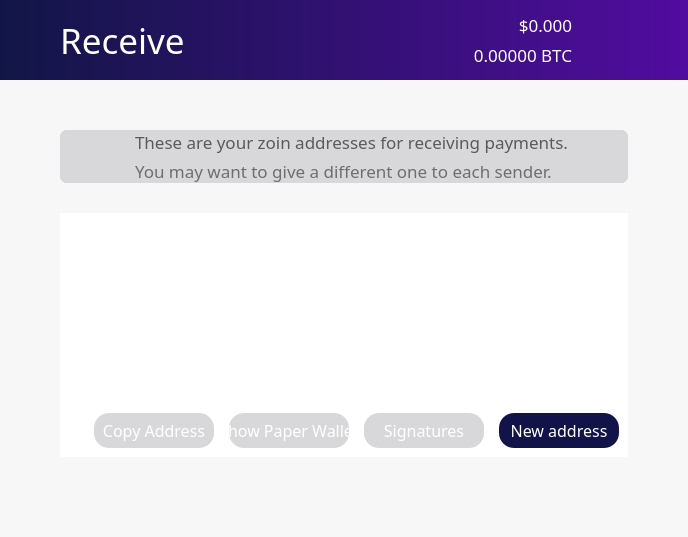
<?xml version="1.0" encoding="UTF-8"?>
<ui version="4.0">
 <class>ReceiveCoinsDialog</class>
 <widget class="QWidget" name="ReceiveCoinsDialog">
  <property name="geometry">
   <rect>
    <x>0</x>
    <y>0</y>
    <width>688</width>
    <height>537</height>
   </rect>
  </property>
  <property name="sizePolicy">
   <sizepolicy hsizetype="Preferred" vsizetype="Preferred">
    <horstretch>0</horstretch>
    <verstretch>0</verstretch>
   </sizepolicy>
  </property>
  <property name="minimumSize">
   <size>
    <width>0</width>
    <height>0</height>
   </size>
  </property>
  <property name="palette">
   <palette>
    <active>
     <colorrole role="WindowText">
      <brush brushstyle="SolidPattern">
       <color alpha="255">
        <red>0</red>
        <green>0</green>
        <blue>0</blue>
       </color>
      </brush>
     </colorrole>
     <colorrole role="Button">
      <brush brushstyle="SolidPattern">
       <color alpha="250">
        <red>247</red>
        <green>247</green>
        <blue>247</blue>
       </color>
      </brush>
     </colorrole>
     <colorrole role="Midlight">
      <brush brushstyle="SolidPattern">
       <color alpha="255">
        <red>255</red>
        <green>255</green>
        <blue>255</blue>
       </color>
      </brush>
     </colorrole>
     <colorrole role="Dark">
      <brush brushstyle="SolidPattern">
       <color alpha="255">
        <red>225</red>
        <green>225</green>
        <blue>225</blue>
       </color>
      </brush>
     </colorrole>
     <colorrole role="Mid">
      <brush brushstyle="SolidPattern">
       <color alpha="255">
        <red>0</red>
        <green>0</green>
        <blue>255</blue>
       </color>
      </brush>
     </colorrole>
     <colorrole role="Text">
      <brush brushstyle="SolidPattern">
       <color alpha="255">
        <red>0</red>
        <green>0</green>
        <blue>0</blue>
       </color>
      </brush>
     </colorrole>
     <colorrole role="BrightText">
      <brush brushstyle="SolidPattern">
       <color alpha="255">
        <red>255</red>
        <green>128</green>
        <blue>0</blue>
       </color>
      </brush>
     </colorrole>
     <colorrole role="ButtonText">
      <brush brushstyle="SolidPattern">
       <color alpha="255">
        <red>0</red>
        <green>0</green>
        <blue>0</blue>
       </color>
      </brush>
     </colorrole>
     <colorrole role="Base">
      <brush brushstyle="SolidPattern">
       <color alpha="250">
        <red>247</red>
        <green>247</green>
        <blue>247</blue>
       </color>
      </brush>
     </colorrole>
     <colorrole role="Window">
      <brush brushstyle="SolidPattern">
       <color alpha="250">
        <red>247</red>
        <green>247</green>
        <blue>247</blue>
       </color>
      </brush>
     </colorrole>
    </active>
    <inactive>
     <colorrole role="WindowText">
      <brush brushstyle="SolidPattern">
       <color alpha="255">
        <red>0</red>
        <green>0</green>
        <blue>0</blue>
       </color>
      </brush>
     </colorrole>
     <colorrole role="Button">
      <brush brushstyle="SolidPattern">
       <color alpha="250">
        <red>247</red>
        <green>247</green>
        <blue>247</blue>
       </color>
      </brush>
     </colorrole>
     <colorrole role="Midlight">
      <brush brushstyle="SolidPattern">
       <color alpha="255">
        <red>255</red>
        <green>255</green>
        <blue>255</blue>
       </color>
      </brush>
     </colorrole>
     <colorrole role="Dark">
      <brush brushstyle="SolidPattern">
       <color alpha="255">
        <red>225</red>
        <green>225</green>
        <blue>225</blue>
       </color>
      </brush>
     </colorrole>
     <colorrole role="Mid">
      <brush brushstyle="SolidPattern">
       <color alpha="255">
        <red>0</red>
        <green>0</green>
        <blue>255</blue>
       </color>
      </brush>
     </colorrole>
     <colorrole role="Text">
      <brush brushstyle="SolidPattern">
       <color alpha="255">
        <red>0</red>
        <green>0</green>
        <blue>0</blue>
       </color>
      </brush>
     </colorrole>
     <colorrole role="BrightText">
      <brush brushstyle="SolidPattern">
       <color alpha="255">
        <red>255</red>
        <green>128</green>
        <blue>0</blue>
       </color>
      </brush>
     </colorrole>
     <colorrole role="ButtonText">
      <brush brushstyle="SolidPattern">
       <color alpha="255">
        <red>0</red>
        <green>0</green>
        <blue>0</blue>
       </color>
      </brush>
     </colorrole>
     <colorrole role="Base">
      <brush brushstyle="SolidPattern">
       <color alpha="250">
        <red>247</red>
        <green>247</green>
        <blue>247</blue>
       </color>
      </brush>
     </colorrole>
     <colorrole role="Window">
      <brush brushstyle="SolidPattern">
       <color alpha="250">
        <red>247</red>
        <green>247</green>
        <blue>247</blue>
       </color>
      </brush>
     </colorrole>
    </inactive>
    <disabled>
     <colorrole role="WindowText">
      <brush brushstyle="SolidPattern">
       <color alpha="255">
        <red>225</red>
        <green>225</green>
        <blue>225</blue>
       </color>
      </brush>
     </colorrole>
     <colorrole role="Button">
      <brush brushstyle="SolidPattern">
       <color alpha="250">
        <red>247</red>
        <green>247</green>
        <blue>247</blue>
       </color>
      </brush>
     </colorrole>
     <colorrole role="Midlight">
      <brush brushstyle="SolidPattern">
       <color alpha="255">
        <red>255</red>
        <green>255</green>
        <blue>255</blue>
       </color>
      </brush>
     </colorrole>
     <colorrole role="Dark">
      <brush brushstyle="SolidPattern">
       <color alpha="255">
        <red>225</red>
        <green>225</green>
        <blue>225</blue>
       </color>
      </brush>
     </colorrole>
     <colorrole role="Mid">
      <brush brushstyle="SolidPattern">
       <color alpha="255">
        <red>0</red>
        <green>0</green>
        <blue>255</blue>
       </color>
      </brush>
     </colorrole>
     <colorrole role="Text">
      <brush brushstyle="SolidPattern">
       <color alpha="255">
        <red>225</red>
        <green>225</green>
        <blue>225</blue>
       </color>
      </brush>
     </colorrole>
     <colorrole role="BrightText">
      <brush brushstyle="SolidPattern">
       <color alpha="255">
        <red>255</red>
        <green>128</green>
        <blue>0</blue>
       </color>
      </brush>
     </colorrole>
     <colorrole role="ButtonText">
      <brush brushstyle="SolidPattern">
       <color alpha="255">
        <red>225</red>
        <green>225</green>
        <blue>225</blue>
       </color>
      </brush>
     </colorrole>
     <colorrole role="Base">
      <brush brushstyle="SolidPattern">
       <color alpha="250">
        <red>247</red>
        <green>247</green>
        <blue>247</blue>
       </color>
      </brush>
     </colorrole>
     <colorrole role="Window">
      <brush brushstyle="SolidPattern">
       <color alpha="250">
        <red>247</red>
        <green>247</green>
        <blue>247</blue>
       </color>
      </brush>
     </colorrole>
    </disabled>
   </palette>
  </property>
  <property name="font">
   <font>
    <family>Snell Roundhand</family>
   </font>
  </property>
  <property name="windowTitle">
   <string>Form</string>
  </property>
  <property name="autoFillBackground">
   <bool>false</bool>
  </property>
  <property name="styleSheet">
   <string notr="true">background-color:rgba(247, 247, 247, 250);
border:0;
</string>
  </property>
  <layout class="QVBoxLayout" name="topLayout">
   <property name="spacing">
    <number>0</number>
   </property>
   <property name="leftMargin">
    <number>0</number>
   </property>
   <property name="topMargin">
    <number>0</number>
   </property>
   <property name="rightMargin">
    <number>0</number>
   </property>
   <property name="bottomMargin">
    <number>0</number>
   </property>
   <item>
    <layout class="QHBoxLayout" name="horizontalLayout" stretch="0">
     <property name="spacing">
      <number>0</number>
     </property>
     <item>
      <layout class="QVBoxLayout" name="verticalLayout_2" stretch="0,0,0">
       <item>
        <layout class="QHBoxLayout" name="Nav">
         <property name="spacing">
          <number>0</number>
         </property>
         <property name="sizeConstraint">
          <enum>QLayout::SetDefaultConstraint</enum>
         </property>
         <property name="topMargin">
          <number>0</number>
         </property>
         <item>
          <widget class="QFrame" name="NavBar">
           <property name="sizePolicy">
            <sizepolicy hsizetype="Preferred" vsizetype="Preferred">
             <horstretch>0</horstretch>
             <verstretch>0</verstretch>
            </sizepolicy>
           </property>
           <property name="minimumSize">
            <size>
             <width>0</width>
             <height>80</height>
            </size>
           </property>
           <property name="maximumSize">
            <size>
             <width>16777215</width>
             <height>80</height>
            </size>
           </property>
           <property name="layoutDirection">
            <enum>Qt::LeftToRight</enum>
           </property>
           <property name="autoFillBackground">
            <bool>false</bool>
           </property>
           <property name="styleSheet">
            <string notr="true">background: QLinearGradient(x1: 0, y1: 0, x2: 1, y2: 0, stop: 0 #121646, stop: 1 #510c9f);
border:0;
</string>
           </property>
           <property name="frameShape">
            <enum>QFrame::StyledPanel</enum>
           </property>
           <property name="frameShadow">
            <enum>QFrame::Raised</enum>
           </property>
           <layout class="QHBoxLayout" name="horizontalLayout_3">
            <property name="spacing">
             <number>-1</number>
            </property>
            <property name="leftMargin">
             <number>60</number>
            </property>
            <property name="topMargin">
             <number>0</number>
            </property>
            <property name="rightMargin">
             <number>60</number>
            </property>
            <property name="bottomMargin">
             <number>0</number>
            </property>
            <item>
             <widget class="QLabel" name="label_2">
              <property name="sizePolicy">
               <sizepolicy hsizetype="Preferred" vsizetype="Preferred">
                <horstretch>0</horstretch>
                <verstretch>0</verstretch>
               </sizepolicy>
              </property>
              <property name="font">
               <font>
                <family>ZoinLight</family>
                <pointsize>26</pointsize>
               </font>
              </property>
              <property name="autoFillBackground">
               <bool>false</bool>
              </property>
              <property name="styleSheet">
               <string notr="true">color:white;
background-color: rgba(255, 255, 255,0);</string>
              </property>
              <property name="text">
               <string>Receive</string>
              </property>
              <property name="indent">
               <number>0</number>
              </property>
             </widget>
            </item>
            <item>
             <layout class="QVBoxLayout" name="verticalLayout_5">
              <item>
               <widget class="QLabel" name="priceUSD">
                <property name="font">
                 <font>
                  <family>ZoinMedium</family>
                  <pointsize>13</pointsize>
                  <weight>50</weight>
                  <bold>false</bold>
                 </font>
                </property>
                <property name="styleSheet">
                 <string notr="true">background-color: rgb(0,0,0,0);
color: white;</string>
                </property>
                <property name="text">
                 <string>$0.000</string>
                </property>
                <property name="alignment">
                 <set>Qt::AlignBottom|Qt::AlignRight|Qt::AlignTrailing</set>
                </property>
               </widget>
              </item>
              <item>
               <widget class="QLabel" name="priceBTC">
                <property name="font">
                 <font>
                  <family>ZoinLight</family>
                  <pointsize>13</pointsize>
                  <weight>50</weight>
                  <bold>false</bold>
                 </font>
                </property>
                <property name="styleSheet">
                 <string notr="true">background-color: rgb(0,0,0,0);
color: white;</string>
                </property>
                <property name="text">
                 <string>0.00000 BTC</string>
                </property>
                <property name="alignment">
                 <set>Qt::AlignRight|Qt::AlignTop|Qt::AlignTrailing</set>
                </property>
               </widget>
              </item>
             </layout>
            </item>
            <item>
             <widget class="QPushButton" name="pushButton">
              <property name="maximumSize">
               <size>
                <width>50</width>
                <height>80</height>
               </size>
              </property>
              <property name="styleSheet">
               <string notr="true">background: rgb(0,0,0,0);</string>
              </property>
              <property name="text">
               <string/>
              </property>
              <property name="icon">
               <iconset>
                <normaloff>:/icons/Exports_45</normaloff>:/icons/Exports_45</iconset>
              </property>
              <property name="iconSize">
               <size>
                <width>70</width>
                <height>70</height>
               </size>
              </property>
             </widget>
            </item>
           </layout>
          </widget>
         </item>
        </layout>
       </item>
       <item>
        <widget class="QFrame" name="frame">
         <property name="palette">
          <palette>
           <active>
            <colorrole role="Button">
             <brush brushstyle="SolidPattern">
              <color alpha="250">
               <red>247</red>
               <green>247</green>
               <blue>247</blue>
              </color>
             </brush>
            </colorrole>
            <colorrole role="Base">
             <brush brushstyle="SolidPattern">
              <color alpha="250">
               <red>247</red>
               <green>247</green>
               <blue>247</blue>
              </color>
             </brush>
            </colorrole>
            <colorrole role="Window">
             <brush brushstyle="SolidPattern">
              <color alpha="250">
               <red>247</red>
               <green>247</green>
               <blue>247</blue>
              </color>
             </brush>
            </colorrole>
           </active>
           <inactive>
            <colorrole role="Button">
             <brush brushstyle="SolidPattern">
              <color alpha="250">
               <red>247</red>
               <green>247</green>
               <blue>247</blue>
              </color>
             </brush>
            </colorrole>
            <colorrole role="Base">
             <brush brushstyle="SolidPattern">
              <color alpha="250">
               <red>247</red>
               <green>247</green>
               <blue>247</blue>
              </color>
             </brush>
            </colorrole>
            <colorrole role="Window">
             <brush brushstyle="SolidPattern">
              <color alpha="250">
               <red>247</red>
               <green>247</green>
               <blue>247</blue>
              </color>
             </brush>
            </colorrole>
           </inactive>
           <disabled>
            <colorrole role="Button">
             <brush brushstyle="SolidPattern">
              <color alpha="250">
               <red>247</red>
               <green>247</green>
               <blue>247</blue>
              </color>
             </brush>
            </colorrole>
            <colorrole role="Base">
             <brush brushstyle="SolidPattern">
              <color alpha="250">
               <red>247</red>
               <green>247</green>
               <blue>247</blue>
              </color>
             </brush>
            </colorrole>
            <colorrole role="Window">
             <brush brushstyle="SolidPattern">
              <color alpha="250">
               <red>247</red>
               <green>247</green>
               <blue>247</blue>
              </color>
             </brush>
            </colorrole>
           </disabled>
          </palette>
         </property>
         <property name="styleSheet">
          <string notr="true"/>
         </property>
         <property name="frameShape">
          <enum>QFrame::NoFrame</enum>
         </property>
         <property name="frameShadow">
          <enum>QFrame::Raised</enum>
         </property>
         <property name="lineWidth">
          <number>1</number>
         </property>
         <property name="midLineWidth">
          <number>0</number>
         </property>
         <layout class="QVBoxLayout" name="verticalLayout_4">
          <property name="spacing">
           <number>0</number>
          </property>
          <property name="leftMargin">
           <number>60</number>
          </property>
          <property name="topMargin">
           <number>50</number>
          </property>
          <property name="rightMargin">
           <number>60</number>
          </property>
          <property name="bottomMargin">
           <number>0</number>
          </property>
          <item>
           <widget class="QFrame" name="balance_frame">
            <property name="enabled">
             <bool>true</bool>
            </property>
            <property name="palette">
             <palette>
              <active>
               <colorrole role="Button">
                <brush brushstyle="SolidPattern">
                 <color alpha="255">
                  <red>216</red>
                  <green>216</green>
                  <blue>219</blue>
                 </color>
                </brush>
               </colorrole>
               <colorrole role="Base">
                <brush brushstyle="SolidPattern">
                 <color alpha="255">
                  <red>216</red>
                  <green>216</green>
                  <blue>219</blue>
                 </color>
                </brush>
               </colorrole>
               <colorrole role="Window">
                <brush brushstyle="SolidPattern">
                 <color alpha="255">
                  <red>216</red>
                  <green>216</green>
                  <blue>219</blue>
                 </color>
                </brush>
               </colorrole>
              </active>
              <inactive>
               <colorrole role="Button">
                <brush brushstyle="SolidPattern">
                 <color alpha="255">
                  <red>216</red>
                  <green>216</green>
                  <blue>219</blue>
                 </color>
                </brush>
               </colorrole>
               <colorrole role="Base">
                <brush brushstyle="SolidPattern">
                 <color alpha="255">
                  <red>216</red>
                  <green>216</green>
                  <blue>219</blue>
                 </color>
                </brush>
               </colorrole>
               <colorrole role="Window">
                <brush brushstyle="SolidPattern">
                 <color alpha="255">
                  <red>216</red>
                  <green>216</green>
                  <blue>219</blue>
                 </color>
                </brush>
               </colorrole>
              </inactive>
              <disabled>
               <colorrole role="Button">
                <brush brushstyle="SolidPattern">
                 <color alpha="255">
                  <red>216</red>
                  <green>216</green>
                  <blue>219</blue>
                 </color>
                </brush>
               </colorrole>
               <colorrole role="Base">
                <brush brushstyle="SolidPattern">
                 <color alpha="255">
                  <red>216</red>
                  <green>216</green>
                  <blue>219</blue>
                 </color>
                </brush>
               </colorrole>
               <colorrole role="Window">
                <brush brushstyle="SolidPattern">
                 <color alpha="255">
                  <red>216</red>
                  <green>216</green>
                  <blue>219</blue>
                 </color>
                </brush>
               </colorrole>
              </disabled>
             </palette>
            </property>
            <property name="contextMenuPolicy">
             <enum>Qt::DefaultContextMenu</enum>
            </property>
            <property name="styleSheet">
             <string notr="true">background-color: rgb(216, 216, 219);
border:0;
border-radius:7px;
border-style:solid;</string>
            </property>
            <property name="frameShape">
             <enum>QFrame::StyledPanel</enum>
            </property>
            <property name="frameShadow">
             <enum>QFrame::Plain</enum>
            </property>
            <property name="lineWidth">
             <number>1</number>
            </property>
            <layout class="QHBoxLayout" name="horizontalLayout_4">
             <property name="spacing">
              <number>0</number>
             </property>
             <property name="sizeConstraint">
              <enum>QLayout::SetDefaultConstraint</enum>
             </property>
             <property name="leftMargin">
              <number>0</number>
             </property>
             <property name="topMargin">
              <number>0</number>
             </property>
             <property name="rightMargin">
              <number>0</number>
             </property>
             <property name="bottomMargin">
              <number>0</number>
             </property>
             <item>
              <widget class="QPushButton" name="pushButton_3">
               <property name="sizePolicy">
                <sizepolicy hsizetype="Fixed" vsizetype="Preferred">
                 <horstretch>0</horstretch>
                 <verstretch>0</verstretch>
                </sizepolicy>
               </property>
               <property name="minimumSize">
                <size>
                 <width>75</width>
                 <height>0</height>
                </size>
               </property>
               <property name="text">
                <string/>
               </property>
               <property name="icon">
                <iconset>
                 <normaloff>:/icons/Exports_47</normaloff>:/icons/Exports_47</iconset>
               </property>
               <property name="iconSize">
                <size>
                 <width>70</width>
                 <height>70</height>
                </size>
               </property>
              </widget>
             </item>
             <item>
              <layout class="QVBoxLayout" name="verticalLayout_6">
               <property name="spacing">
                <number>5</number>
               </property>
               <property name="leftMargin">
                <number>0</number>
               </property>
               <property name="topMargin">
                <number>0</number>
               </property>
               <property name="bottomMargin">
                <number>0</number>
               </property>
               <item>
                <widget class="QLabel" name="label_3">
                 <property name="enabled">
                  <bool>false</bool>
                 </property>
                 <property name="sizePolicy">
                  <sizepolicy hsizetype="Preferred" vsizetype="Preferred">
                   <horstretch>0</horstretch>
                   <verstretch>0</verstretch>
                  </sizepolicy>
                 </property>
                 <property name="font">
                  <font>
                   <family>ZoinMedium</family>
                   <pointsize>13</pointsize>
                   <weight>50</weight>
                   <bold>false</bold>
                  </font>
                 </property>
                 <property name="layoutDirection">
                  <enum>Qt::LeftToRight</enum>
                 </property>
                 <property name="autoFillBackground">
                  <bool>false</bool>
                 </property>
                 <property name="styleSheet">
                  <string notr="true">color: rgb(90, 90, 90);</string>
                 </property>
                 <property name="text">
                  <string>These are your zoin addresses for receiving payments.</string>
                 </property>
                 <property name="alignment">
                  <set>Qt::AlignBottom|Qt::AlignLeading|Qt::AlignLeft</set>
                 </property>
                 <property name="indent">
                  <number>-1</number>
                 </property>
                </widget>
               </item>
               <item>
                <widget class="QLabel" name="labelUnconfirmed">
                 <property name="enabled">
                  <bool>false</bool>
                 </property>
                 <property name="sizePolicy">
                  <sizepolicy hsizetype="Preferred" vsizetype="Preferred">
                   <horstretch>0</horstretch>
                   <verstretch>0</verstretch>
                  </sizepolicy>
                 </property>
                 <property name="font">
                  <font>
                   <family>ZoinLight</family>
                   <pointsize>13</pointsize>
                   <weight>50</weight>
                   <bold>false</bold>
                  </font>
                 </property>
                 <property name="cursor">
                  <cursorShape>IBeamCursor</cursorShape>
                 </property>
                 <property name="toolTip">
                  <string>Total of transactions that have yet to be confirmed, and do not yet count toward the current balance</string>
                 </property>
                 <property name="layoutDirection">
                  <enum>Qt::LeftToRight</enum>
                 </property>
                 <property name="styleSheet">
                  <string notr="true">color: rgb(110, 110, 110);</string>
                 </property>
                 <property name="text">
                  <string notr="true">You may want to give a different one to each sender.</string>
                 </property>
                 <property name="alignment">
                  <set>Qt::AlignLeading|Qt::AlignLeft|Qt::AlignTop</set>
                 </property>
                 <property name="textInteractionFlags">
                  <set>Qt::LinksAccessibleByMouse|Qt::TextSelectableByKeyboard|Qt::TextSelectableByMouse</set>
                 </property>
                </widget>
               </item>
              </layout>
             </item>
            </layout>
           </widget>
          </item>
          <item>
           <layout class="QVBoxLayout" name="verticalLayout_11">
            <property name="topMargin">
             <number>30</number>
            </property>
           </layout>
          </item>
          <item>
           <widget class="QFrame" name="frame_4">
            <property name="palette">
             <palette>
              <active>
               <colorrole role="Button">
                <brush brushstyle="SolidPattern">
                 <color alpha="255">
                  <red>216</red>
                  <green>216</green>
                  <blue>219</blue>
                 </color>
                </brush>
               </colorrole>
               <colorrole role="Base">
                <brush brushstyle="SolidPattern">
                 <color alpha="255">
                  <red>216</red>
                  <green>216</green>
                  <blue>219</blue>
                 </color>
                </brush>
               </colorrole>
               <colorrole role="Window">
                <brush brushstyle="SolidPattern">
                 <color alpha="255">
                  <red>216</red>
                  <green>216</green>
                  <blue>219</blue>
                 </color>
                </brush>
               </colorrole>
              </active>
              <inactive>
               <colorrole role="Button">
                <brush brushstyle="SolidPattern">
                 <color alpha="255">
                  <red>216</red>
                  <green>216</green>
                  <blue>219</blue>
                 </color>
                </brush>
               </colorrole>
               <colorrole role="Base">
                <brush brushstyle="SolidPattern">
                 <color alpha="255">
                  <red>216</red>
                  <green>216</green>
                  <blue>219</blue>
                 </color>
                </brush>
               </colorrole>
               <colorrole role="Window">
                <brush brushstyle="SolidPattern">
                 <color alpha="255">
                  <red>216</red>
                  <green>216</green>
                  <blue>219</blue>
                 </color>
                </brush>
               </colorrole>
              </inactive>
              <disabled>
               <colorrole role="Button">
                <brush brushstyle="SolidPattern">
                 <color alpha="255">
                  <red>216</red>
                  <green>216</green>
                  <blue>219</blue>
                 </color>
                </brush>
               </colorrole>
               <colorrole role="Base">
                <brush brushstyle="SolidPattern">
                 <color alpha="255">
                  <red>216</red>
                  <green>216</green>
                  <blue>219</blue>
                 </color>
                </brush>
               </colorrole>
               <colorrole role="Window">
                <brush brushstyle="SolidPattern">
                 <color alpha="255">
                  <red>216</red>
                  <green>216</green>
                  <blue>219</blue>
                 </color>
                </brush>
               </colorrole>
              </disabled>
             </palette>
            </property>
            <property name="styleSheet">
             <string notr="true">background-color: rgb(216, 216, 219);
border:0;</string>
            </property>
            <property name="frameShape">
             <enum>QFrame::StyledPanel</enum>
            </property>
            <property name="frameShadow">
             <enum>QFrame::Raised</enum>
            </property>
            <layout class="QVBoxLayout" name="verticalLayout">
             <property name="spacing">
              <number>0</number>
             </property>
             <property name="leftMargin">
              <number>0</number>
             </property>
             <property name="topMargin">
              <number>0</number>
             </property>
             <property name="rightMargin">
              <number>0</number>
             </property>
             <property name="bottomMargin">
              <number>0</number>
             </property>
             <item>
              <widget class="QTableView" name="tableView">
               <property name="palette">
                <palette>
                 <active>
                  <colorrole role="Button">
                   <brush brushstyle="SolidPattern">
                    <color alpha="255">
                     <red>255</red>
                     <green>255</green>
                     <blue>255</blue>
                    </color>
                   </brush>
                  </colorrole>
                  <colorrole role="Base">
                   <brush brushstyle="SolidPattern">
                    <color alpha="255">
                     <red>255</red>
                     <green>255</green>
                     <blue>255</blue>
                    </color>
                   </brush>
                  </colorrole>
                  <colorrole role="Window">
                   <brush brushstyle="SolidPattern">
                    <color alpha="255">
                     <red>255</red>
                     <green>255</green>
                     <blue>255</blue>
                    </color>
                   </brush>
                  </colorrole>
                 </active>
                 <inactive>
                  <colorrole role="Button">
                   <brush brushstyle="SolidPattern">
                    <color alpha="255">
                     <red>255</red>
                     <green>255</green>
                     <blue>255</blue>
                    </color>
                   </brush>
                  </colorrole>
                  <colorrole role="Base">
                   <brush brushstyle="SolidPattern">
                    <color alpha="255">
                     <red>255</red>
                     <green>255</green>
                     <blue>255</blue>
                    </color>
                   </brush>
                  </colorrole>
                  <colorrole role="Window">
                   <brush brushstyle="SolidPattern">
                    <color alpha="255">
                     <red>255</red>
                     <green>255</green>
                     <blue>255</blue>
                    </color>
                   </brush>
                  </colorrole>
                 </inactive>
                 <disabled>
                  <colorrole role="Button">
                   <brush brushstyle="SolidPattern">
                    <color alpha="255">
                     <red>255</red>
                     <green>255</green>
                     <blue>255</blue>
                    </color>
                   </brush>
                  </colorrole>
                  <colorrole role="Base">
                   <brush brushstyle="SolidPattern">
                    <color alpha="255">
                     <red>255</red>
                     <green>255</green>
                     <blue>255</blue>
                    </color>
                   </brush>
                  </colorrole>
                  <colorrole role="Window">
                   <brush brushstyle="SolidPattern">
                    <color alpha="255">
                     <red>255</red>
                     <green>255</green>
                     <blue>255</blue>
                    </color>
                   </brush>
                  </colorrole>
                 </disabled>
                </palette>
               </property>
               <property name="font">
                <font>
                 <family>ZoinRegular</family>
                 <pointsize>12</pointsize>
                </font>
               </property>
               <property name="styleSheet">
                <string notr="true">background-color: rgb(255, 255, 255);
border:0;</string>
               </property>
               <property name="lineWidth">
                <number>0</number>
               </property>
               <property name="showDropIndicator" stdset="0">
                <bool>false</bool>
               </property>
               <property name="selectionBehavior">
                <enum>QAbstractItemView::SelectRows</enum>
               </property>
               <property name="showGrid">
                <bool>false</bool>
               </property>
               <property name="gridStyle">
                <enum>Qt::NoPen</enum>
               </property>
               <property name="wordWrap">
                <bool>false</bool>
               </property>
               <property name="cornerButtonEnabled">
                <bool>false</bool>
               </property>
               <attribute name="horizontalHeaderVisible">
                <bool>true</bool>
               </attribute>
               <attribute name="verticalHeaderVisible">
                <bool>false</bool>
               </attribute>
              </widget>
             </item>
             <item>
              <widget class="QFrame" name="frame_3">
               <property name="styleSheet">
                <string notr="true">color:white;
background-color: rgb(255,255,255);
border:0;
</string>
               </property>
               <property name="frameShape">
                <enum>QFrame::StyledPanel</enum>
               </property>
               <property name="frameShadow">
                <enum>QFrame::Raised</enum>
               </property>
               <layout class="QHBoxLayout" name="horizontalLayout_5">
                <property name="spacing">
                 <number>15</number>
                </property>
                <item>
                 <spacer name="horizontalSpacer">
                  <property name="orientation">
                   <enum>Qt::Horizontal</enum>
                  </property>
                  <property name="sizeHint" stdset="0">
                   <size>
                    <width>40</width>
                    <height>20</height>
                   </size>
                  </property>
                 </spacer>
                </item>
                <item>
                 <widget class="QPushButton" name="copyAddress">
                  <property name="sizePolicy">
                   <sizepolicy hsizetype="Fixed" vsizetype="Fixed">
                    <horstretch>0</horstretch>
                    <verstretch>0</verstretch>
                   </sizepolicy>
                  </property>
                  <property name="minimumSize">
                   <size>
                    <width>120</width>
                    <height>0</height>
                   </size>
                  </property>
                  <property name="font">
                   <font>
                    <family>ZoinRegular</family>
                    <pointsize>12</pointsize>
                    <weight>50</weight>
                    <bold>false</bold>
                   </font>
                  </property>
                  <property name="styleSheet">
                   <string notr="true">background-color: rgb(216, 216, 219);
color: white;
border-radius:15px;
height:35px;
width:120px;
border-color:gray;
border-width:0px;
border-style:solid;</string>
                  </property>
                  <property name="text">
                   <string>Copy Address</string>
                  </property>
                 </widget>
                </item>
                <item>
                 <widget class="QPushButton" name="showPaperWallet">
                  <property name="sizePolicy">
                   <sizepolicy hsizetype="Fixed" vsizetype="Fixed">
                    <horstretch>0</horstretch>
                    <verstretch>0</verstretch>
                   </sizepolicy>
                  </property>
                  <property name="minimumSize">
                   <size>
                    <width>120</width>
                    <height>0</height>
                   </size>
                  </property>
                  <property name="font">
                   <font>
                    <family>ZoinRegular</family>
                    <pointsize>12</pointsize>
                    <weight>50</weight>
                    <bold>false</bold>
                   </font>
                  </property>
                  <property name="styleSheet">
                   <string notr="true">background-color: rgb(216, 216, 219);
color: white;
border-radius:15px;
height:35px;
width:120px;
border-color:gray;
border-width:0px;
border-style:solid;</string>
                  </property>
                  <property name="text">
                   <string>Show Paper Wallet</string>
                  </property>
                 </widget>
                </item>
                <item>
                 <widget class="QPushButton" name="signMessage">
                  <property name="sizePolicy">
                   <sizepolicy hsizetype="Fixed" vsizetype="Fixed">
                    <horstretch>0</horstretch>
                    <verstretch>0</verstretch>
                   </sizepolicy>
                  </property>
                  <property name="minimumSize">
                   <size>
                    <width>120</width>
                    <height>0</height>
                   </size>
                  </property>
                  <property name="font">
                   <font>
                    <family>ZoinRegular</family>
                    <pointsize>12</pointsize>
                    <weight>50</weight>
                    <bold>false</bold>
                   </font>
                  </property>
                  <property name="styleSheet">
                   <string notr="true">background-color: rgb(216, 216, 219);
color: white;
border-radius:15px;
height:35px;
width:120px;
border-color:gray;
border-width:0px;
border-style:solid;</string>
                  </property>
                  <property name="text">
                   <string>Signatures</string>
                  </property>
                 </widget>
                </item>
                <item>
                 <widget class="QPushButton" name="newAddress">
                  <property name="sizePolicy">
                   <sizepolicy hsizetype="Fixed" vsizetype="Fixed">
                    <horstretch>0</horstretch>
                    <verstretch>0</verstretch>
                   </sizepolicy>
                  </property>
                  <property name="minimumSize">
                   <size>
                    <width>120</width>
                    <height>0</height>
                   </size>
                  </property>
                  <property name="font">
                   <font>
                    <family>ZoinRegular</family>
                    <pointsize>12</pointsize>
                    <weight>50</weight>
                    <bold>false</bold>
                   </font>
                  </property>
                  <property name="styleSheet">
                   <string notr="true">background-color: #121349;
color: white;
border-radius:15px;
height:35px;
width:120px;
border-color:gray;
border-width:0px;
border-style:solid;
</string>
                  </property>
                  <property name="text">
                   <string>New address</string>
                  </property>
                 </widget>
                </item>
               </layout>
              </widget>
             </item>
            </layout>
           </widget>
          </item>
          <item>
           <layout class="QHBoxLayout" name="horizontalLayout_7">
            <property name="spacing">
             <number>0</number>
            </property>
            <property name="topMargin">
             <number>0</number>
            </property>
            <item>
             <spacer name="horizontalSpacer_2">
              <property name="orientation">
               <enum>Qt::Horizontal</enum>
              </property>
              <property name="sizeHint" stdset="0">
               <size>
                <width>40</width>
                <height>20</height>
               </size>
              </property>
             </spacer>
            </item>
           </layout>
          </item>
         </layout>
        </widget>
       </item>
       <item>
        <widget class="QWidget" name="StatusBar" native="true">
         <property name="sizePolicy">
          <sizepolicy hsizetype="Preferred" vsizetype="Preferred">
           <horstretch>0</horstretch>
           <verstretch>0</verstretch>
          </sizepolicy>
         </property>
         <property name="minimumSize">
          <size>
           <width>0</width>
           <height>0</height>
          </size>
         </property>
         <property name="styleSheet">
          <string notr="true">background-color:rgba(247, 247, 247, 250);</string>
         </property>
         <layout class="QHBoxLayout" name="horizontalLayout_8">
          <property name="spacing">
           <number>10</number>
          </property>
          <property name="leftMargin">
           <number>60</number>
          </property>
          <property name="topMargin">
           <number>30</number>
          </property>
          <property name="rightMargin">
           <number>60</number>
          </property>
          <property name="bottomMargin">
           <number>30</number>
          </property>
          <item>
           <layout class="QVBoxLayout" name="statusText">
            <property name="spacing">
             <number>0</number>
            </property>
            <property name="topMargin">
             <number>0</number>
            </property>
            <property name="bottomMargin">
             <number>0</number>
            </property>
           </layout>
          </item>
          <item>
           <layout class="QHBoxLayout" name="statusBar">
            <property name="topMargin">
             <number>0</number>
            </property>
            <property name="bottomMargin">
             <number>0</number>
            </property>
           </layout>
          </item>
         </layout>
        </widget>
       </item>
      </layout>
     </item>
    </layout>
   </item>
  </layout>
 </widget>
 <resources>
  <include location="../bitcoin.qrc"/>
 </resources>
 <connections/>
</ui>
